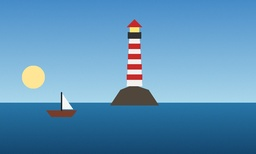
#> input picture lighthouse_test.jpg, 256 x 154 px, shrunk from 1000 x 600 before the run
$ python seam_carving.py lighthouse_test.jpg
#> lines starting #> are read from the running program, lines starting #| are printed output that depends on the picture
"""
Seam Carving for Content-Aware Image Resizing (Avidan & Shamir, 2007)
Core algorithm implemented from scratch with NumPy.
OpenCV is used only for image I/O and for the ordinary resize baseline.

Usage:
    python seam_carving.py isro_satellite_image.jpg --reduce 0.2
"""
import argparse
import os

import cv2
import matplotlib
matplotlib.use("Agg")
import matplotlib.pyplot as plt
import numpy as np


# ---------------------------------------------------------------- 1. Energy
def compute_energy(img):
    """Energy = |dI/dx| + |dI/dy| on the grayscale image (gradient magnitude)."""
    gray = cv2.cvtColor(img, cv2.COLOR_BGR2GRAY).astype(np.float64)
    gy, gx = np.gradient(gray)
    return np.abs(gx) + np.abs(gy)


# ---------------------------------------------------------------- 2. Seam (DP)
def find_vertical_seam(energy):
    """
    Dynamic programming:
        M(i,j) = E(i,j) + min(M(i-1,j-1), M(i-1,j), M(i-1,j+1))
    Returns an array `seam` of length H where seam[i] is the column removed in row i.
    """
    h, w = energy.shape
    M = energy.copy()
    backtrack = np.zeros((h, w), dtype=np.int64)

    for i in range(1, h):
        prev = M[i - 1]
        left = np.r_[np.inf, prev[:-1]]    # above-left
        up = prev                          # directly above
        right = np.r_[prev[1:], np.inf]    # above-right
        choices = np.stack([left, up, right])          # shape (3, w)
        idx = np.argmin(choices, axis=0)               # 0,1,2 -> offset -1,0,+1
        backtrack[i] = idx - 1
        M[i] += choices[idx, np.arange(w)]

    # Start from the cheapest pixel in the last row and trace back up
    seam = np.zeros(h, dtype=np.int64)
    seam[-1] = np.argmin(M[-1])
    for i in range(h - 1, 0, -1):
        seam[i - 1] = seam[i] + backtrack[i, seam[i]]
    return seam


# ---------------------------------------------------------------- 3. Removal
def remove_vertical_seam(img, seam):
    h, w = img.shape[:2]
    mask = np.ones((h, w), dtype=bool)
    mask[np.arange(h), seam] = False
    return img[mask].reshape(h, w - 1, img.shape[2])


# ---------------------------------------------------------------- 4. Loop
def carve_width(img, n_seams, return_seams=False):
    """Remove n_seams vertical seams, recomputing energy each time."""
    out = img.copy()
    # Track original column indices so seams can be drawn on the original image
    cols = np.tile(np.arange(img.shape[1]), (img.shape[0], 1))
    removed = np.zeros(img.shape[:2], dtype=bool)

    for k in range(n_seams):
        energy = compute_energy(out)
        seam = find_vertical_seam(energy)
        h = out.shape[0]
        removed[np.arange(h), cols[np.arange(h), seam]] = True
        mask = np.ones(cols.shape, dtype=bool)
        mask[np.arange(h), seam] = False
        cols = cols[mask].reshape(h, -1)
        out = remove_vertical_seam(out, seam)
        if (k + 1) % 50 == 0:
            print(f"  removed {k + 1}/{n_seams} seams")
    return (out, removed) if return_seams else out


# ---------------------------------------------------------------- 5. Baselines
def uniform_resize(img, new_w):
    return cv2.resize(img, (new_w, img.shape[0]), interpolation=cv2.INTER_AREA)


def center_crop(img, new_w):
    start = (img.shape[1] - new_w) // 2
    return img[:, start:start + new_w]


# ---------------------------------------------------------------- 6. Visuals
def to_rgb(img):
    return cv2.cvtColor(img, cv2.COLOR_BGR2RGB)


def save_overview(img, energy, seam_mask, carved, path):
    marked = img.copy()
    marked[seam_mask] = (0, 0, 255)  # red in BGR
    fig, ax = plt.subplots(1, 4, figsize=(18, 8))
    ax[0].imshow(to_rgb(img));        ax[0].set_title("Original")
    ax[1].imshow(energy, cmap="gray"); ax[1].set_title("Energy map")
    ax[2].imshow(to_rgb(marked));     ax[2].set_title("Removed seams (red)")
    ax[3].imshow(to_rgb(carved));     ax[3].set_title(f"Seam carved ({carved.shape[1]} px wide)")
    for a in ax:
        a.axis("off")
    plt.tight_layout()
    plt.savefig(path, dpi=110)
    plt.close()


def save_comparison(carved, resized, cropped, path, pct):
    fig, ax = plt.subplots(1, 3, figsize=(15, 8))
    for a, im, t in zip(ax, [carved, resized, cropped],
                        ["Seam carving", "Uniform resize", "Center crop"]):
        a.imshow(to_rgb(im)); a.set_title(f"{t}  (-{pct}% width)"); a.axis("off")
    plt.tight_layout()
    plt.savefig(path, dpi=110)
    plt.close()


# ---------------------------------------------------------------- main
def main():
    ap = argparse.ArgumentParser()
    ap.add_argument("image")
    ap.add_argument("--reduce", type=float, default=0.2,
                    help="fraction of width to remove (default 0.2)")
    ap.add_argument("--out", default="seam_output")
    ap.add_argument("--sweep", action="store_true",
                    help="also run 10/20/30/40%% reductions (Experiment 2)")
    args = ap.parse_args()

    os.makedirs(args.out, exist_ok=True)
    img = cv2.imread(args.image)
#> img is the input picture: shape (154, 256, 3); mean B, G, R 185.1, 146.7, 92.1
    h, w = img.shape[:2]
#> h = 154; w = 256
    energy0 = compute_energy(img)
#> in compute_energy, `gray = cv2.cvtColor(img, cv2.COLOR_BGR2GRAY).astype(np.float64)`:
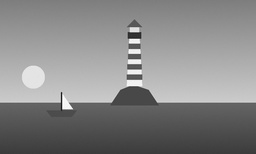
#> gray: shape (154, 256) float64; min 21, max 255, mean 134.7
#> in compute_energy, `gy, gx = np.gradient(gray)`:
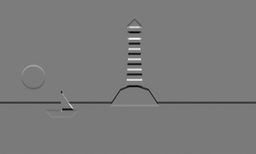
#> gy: shape (154, 256) float64; min -100, max 106.5, mean -0.4; drawn with min black and max white
#> in compute_energy, `gy, gx = np.gradient(gray)`:
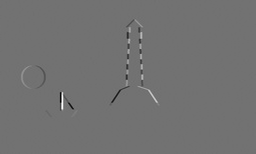
#> gx: shape (154, 256) float64; min -93.5, max 115.5, mean 0; drawn with min black and max white
#> in compute_energy, `return np.abs(gx) + np.abs(gy)`:
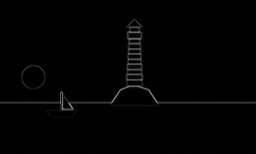
#> returned value: shape (154, 256) float64; min 0, max 152, mean 3.1

    fractions = [0.1, 0.2, 0.3, 0.4] if args.sweep else [args.reduce]
    for f in fractions:
        n = int(w * f)
        pct = int(round(f * 100))
        print(f"Reducing width {w} -> {w - n} ({pct}%)")
        carved, seam_mask = carve_width(img, n, return_seams=True)
        resized = uniform_resize(img, w - n)
        cropped = center_crop(img, w - n)

        cv2.imwrite(f"{args.out}/carved_{pct}.jpg", carved)
        cv2.imwrite(f"{args.out}/resized_{pct}.jpg", resized)
        cv2.imwrite(f"{args.out}/cropped_{pct}.jpg", cropped)
        save_overview(img, energy0, seam_mask, carved, f"{args.out}/overview_{pct}.png")
        save_comparison(carved, resized, cropped, f"{args.out}/comparison_{pct}.png", pct)
#> this loop made 1 pass
#> pass 1, in save_overview, `plt.savefig(path, dpi=110)`:
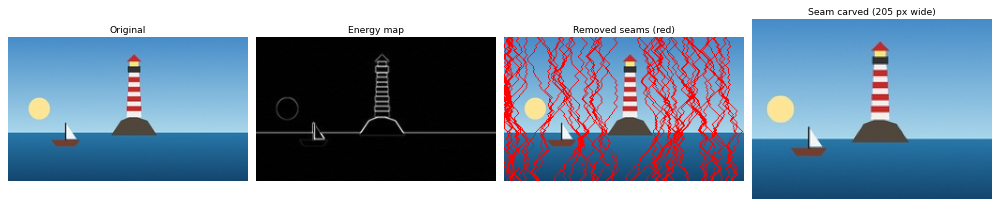
#> figure drawn by matplotlib, 4 panels
#> pass 1, in save_comparison, `plt.savefig(path, dpi=110)`:
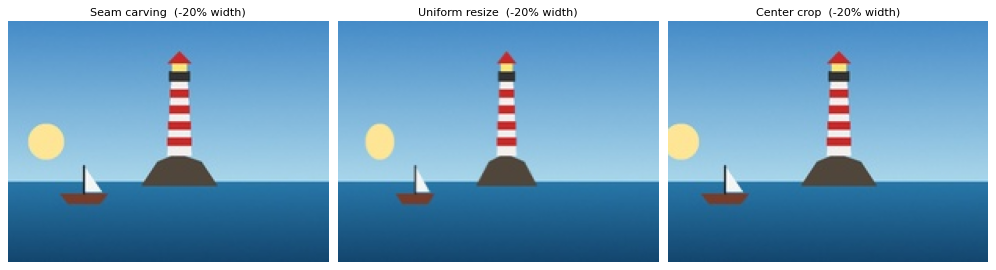
#> figure drawn by matplotlib, 3 panels
#> after the loop:
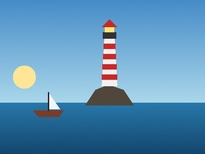
#> carved: shape (154, 205, 3); mean B, G, R 183.6, 146, 92.7


if __name__ == "__main__":
    main()
